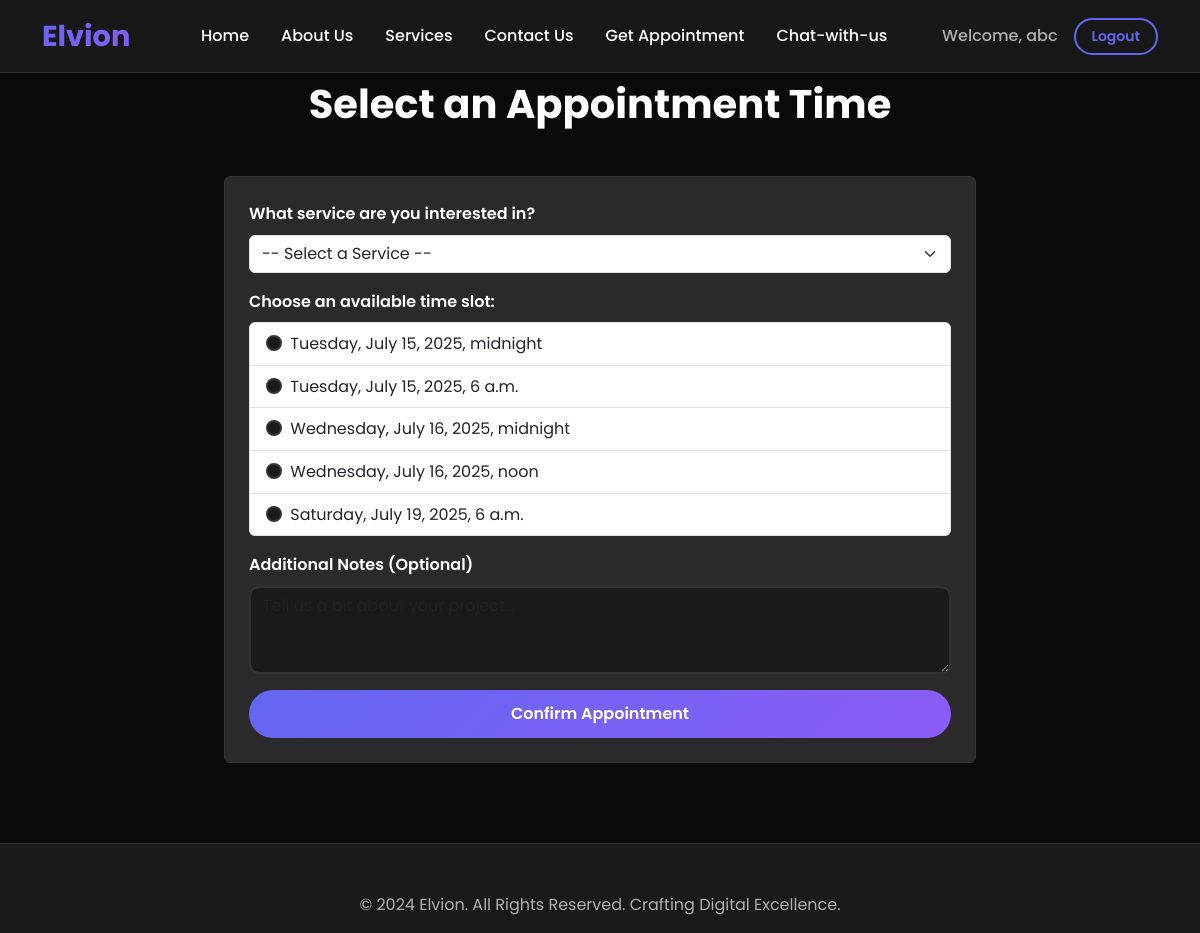
The app's page /appointments/book/ (signed in) with its own data.
### appointments/models.py (models this page shows, shortened)
class TimeSlot(models.Model):
    start_time = models.DateTimeField(unique=True)
    is_booked = models.BooleanField(default=False)
    class Meta:
        ordering = ['start_time']

### appointments/views.py (the view, shortened to what this page needs)
# urls.py: path('book/', views.book_appointment_view, name='book_appointment'),
@login_required
def book_appointment_view(request):
    available_slots = TimeSlot.objects.filter(is_booked=False, start_time__gte=timezone.now())
    context = {
        'available_slots': available_slots
    }
    return render(request, 'appointments/get_your_appointment.html', context)

### appointments/templates/appointments/get_your_appointment.html (shortened to what this page needs)
{% extends 'base.html' %}
{% load static %}
{% block content %}
<div class="container section">
    <div class="row justify-content-center">
        <div class="col-md-8">
            <h2 class="section-title">Select an Appointment Time</h2>
            {% if available_slots %}
            <form method="post">
                <div class="card p-4">
                    <div class="mb-3">
                        <label for="service_type" class="form-label">What service are you interested in?</label>
                        <select class="form-select" id="service_type" name="service_type" required>
                            <option value="" selected disabled>-- Select a Service --</option>
                        </select>
                    </div>
                    <div class="mb-3">
                        <label class="form-label">Choose an available time slot:</label>
                        <div class="list-group">
                            {% for slot in available_slots %}
                            <label class="list-group-item">
                                <input class="form-check-input me-1" type="radio" name="time_slot" value="{{ slot.id }}" required>
                                {{ slot.start_time|date:"l, F j, Y, P" }}
                            </label>
                            {% endfor %}
                        </div>
                    </div>
                    <div class="mb-3">
                        <label for="notes" class="form-label">Additional Notes (Optional)</label>
                        <textarea class="form-control" name="notes" id="notes" rows="3" placeholder="Tell us a bit about your project..."></textarea>
                    </div>
                    <button type="submit" class="btn btn-primary w-100">Confirm Appointment</button>
                </div>
            </form>
            {% else %}
            <div class="alert alert-warning text-center">
                Sorry, there are no available appointments at this time. Please check back later.
            </div>
            {% endif %}
        </div>
    </div>
</div>
{% endblock %}

### templates/base.html (shortened to what this page needs)
{% load static %}
<!DOCTYPE html>
<html lang="en">
<head>
    <link href="https://cdn.jsdelivr.net/npm/bootstrap@5.3.3/dist/css/bootstrap.min.css" rel="stylesheet">
    <link rel="stylesheet" href="{% static 'css/style.css' %}">
    <link rel="stylesheet" href="https://cdnjs.cloudflare.com/ajax/libs/font-awesome/6.5.2/css/all.min.css">
    <link rel="stylesheet" href="https://cdnjs.cloudflare.com/ajax/libs/font-awesome/6.5.0/css/all.min.css">
    <link href="https://cdnjs.cloudflare.com/ajax/libs/aos/2.3.4/aos.css" rel="stylesheet">
</head>
<body>
    {% if not full_page %}
    <header>
        <nav class="navbar navbar-expand-lg fixed-top">
            <div class="container">
                <a class="navbar-brand" href="{% url 'home' %}">Elvion</a>
                <div class="collapse navbar-collapse" id="navbarNav">
                    <ul class="navbar-nav ms-auto">
                        <li class="nav-item"><a class="nav-link" href="{% url 'home' %}">Home</a></li>
                        <li class="nav-item"><a class="nav-link" href="{% url 'about_us' %}">About Us</a></li>
                        <li class="nav-item"><a class="nav-link" href="{% url 'services' %}">Services</a></li>
                        <li class="nav-item"><a class="nav-link" href="{% url 'contact_us' %}">Contact Us</a></li>
                        <li class="nav-item"><a class="nav-link" href="{% url 'get_appointment_page' %}">Get Appointment</a></li>
                        <li class="nav-item"><a class="nav-link" href="{% url 'chatbot' %}">Chat-with-us</a></li>
                    </ul>
                    <ul class="navbar-nav ms-auto">
                        {% if user.is_authenticated %}
                            <li class="nav-item d-flex align-items-center">
                                <span class="navbar-text me-3">Welcome, {{ user.username }}</span>
                                <form action="{% url 'logout' %}" method="post" class="d-inline">
                                    <button type="submit" class="btn btn-outline-primary btn-sm">Logout</button>
                                </form>
                            </li>
                        {% else %}
                            <li class="nav-item me-2"><a class="nav-link" href="{% url 'login' %}">Login</a></li>
                            <li class="nav-item"><a class="btn btn-primary" href="{% url 'signup' %}">Sign Up</a></li>
                        {% endif %}
                    </ul>
                </div>
            </div>
        </nav>
    </header>
    {% endif %}
    <main class="{% if not full_page %}{% else %}h-100{% endif %}">
        {% block content %}
        {% endblock %}
    </main>
    {% if not full_page %}
    <footer class="bg-dark text-white">
        <div class="container">
            <div class="footer-content">
                <p class="mb-0">© 2024 Elvion. All Rights Reserved. Crafting Digital Excellence.</p>
            </div>
        </div>
    </footer>
    {% endif %}
</body>
</html>

### static/css/style.css (style rules this page uses)
body { font-family: 'Poppins', sans-serif; }
.navbar-brand { font-size: 1.8rem; color: #0d6efd !important; }
.section { padding: 80px 0; }
.section-title { text-align: center; margin-bottom: 50px; font-weight: 600; }

### templates/base.html (style rules this page uses)
:root { --dark-bg: #0a0a0a; --dark-bg-secondary: #1a1a1a; --dark-bg-tertiary: #2a2a2a; --dark-text: #ffffff; --dark-text-secondary: #b0b0b0; --dark-text-muted: #808080; --dark-border: #333333; --primary-color: #6366f1; --secondary-color: #8b5cf6; --accent-color: #06b6d4; }
* { margin: 0; padding: 0; box-sizing: border-box; }
body { font-family: 'Poppins', sans-serif; line-height: 1.6; background-color: var(--dark-bg); color: var(--dark-text); overflow-x: hidden; }
.navbar { background: rgba(26, 26, 26, 0.95); backdrop-filter: blur(10px); border-bottom: 1px solid var(--dark-border); transition: all 0.3s ease; z-index: 1030; }
.navbar-brand { font-size: 1.8rem; font-weight: 700; background: linear-gradient(135deg, var(--primary-color), var(--secondary-color)); -webkit-background-clip: text; -webkit-text-fill-color: transparent; background-clip: text; text-decoration: none; }
.navbar-nav .nav-link { color: var(--dark-text) !important; font-weight: 500; margin: 0 0.5rem; transition: all 0.3s ease; position: relative; }
.navbar-nav .nav-link::after { content: ''; position: absolute; bottom: -5px; left: 0; width: 0; height: 2px; background: linear-gradient(135deg, var(--primary-color), var(--secondary-color)); transition: width 0.3s ease; }
.navbar-text { color: var(--dark-text-secondary) !important; font-weight: 500; }
.btn-primary { background: linear-gradient(135deg, var(--primary-color), var(--secondary-color)); border: none; padding: 12px 30px; border-radius: 50px; font-weight: 600; transition: all 0.3s ease; position: relative; overflow: hidden; }
.btn-outline-primary { border: 2px solid var(--primary-color); color: var(--primary-color); background: transparent; padding: 8px 20px; border-radius: 25px; font-weight: 600; transition: all 0.3s ease; }
.btn-sm { padding: 6px 16px; font-size: 0.875rem; }
.section { padding: 5rem 0; background-color: var(--dark-bg); }
.section-title { font-size: 2.5rem; font-weight: 700; text-align: center; margin-bottom: 3rem; color: var(--dark-text); }
footer { background: var(--dark-bg-secondary); color: var(--dark-text); padding: 3rem 0 1rem; border-top: 1px solid var(--dark-border); }
.footer-content { text-align: center; color: var(--dark-text-secondary); }
.text-white { color: var(--dark-text) !important; }
.bg-dark { background-color: var(--dark-bg-secondary) !important; }
html { scroll-behavior: smooth; }
.form-control { background-color: var(--dark-bg-secondary); border: 2px solid var(--dark-border); color: var(--dark-text); border-radius: 10px; }
.form-label { color: var(--dark-text); font-weight: 600; }
.form-check-input { background-color: var(--dark-bg-secondary); border: 2px solid var(--dark-border); }
.card { background-color: var(--dark-bg-tertiary); border: 1px solid var(--dark-border); color: var(--dark-text); }

### records on screen
TimeSlot: start_time "Tuesday, July 15, 2025, midnight"
TimeSlot: start_time "Tuesday, July 15, 2025, 6 a.m."
TimeSlot: start_time "Wednesday, July 16, 2025, midnight"
TimeSlot: start_time "Wednesday, July 16, 2025, noon"
TimeSlot: start_time "Saturday, July 19, 2025, 6 a.m."

### other values on screen
{{ user.username }} "abc"
